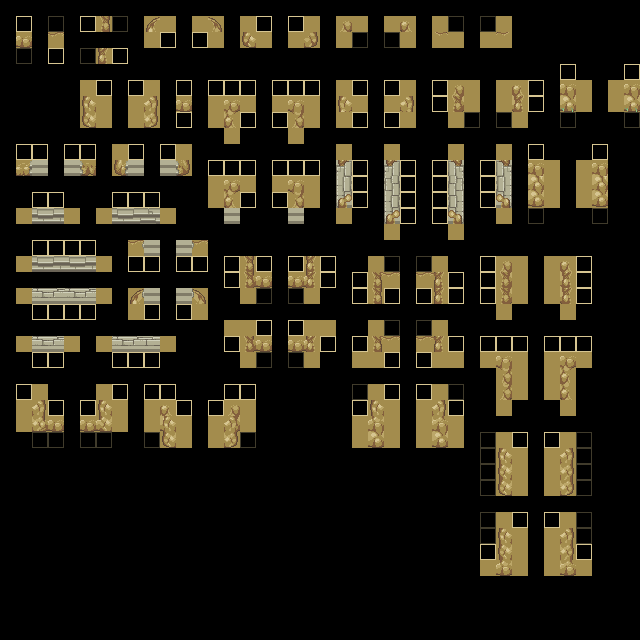

This game map was drawn from its Tiled (.tmx) file and the tilesets committed beside it. A one-line description and the trimmed map source follow:
An orthogonal 40x40 tile map with 16x16 px tiles, 3 tile layers (Regions, input_RockSlopes, output_RockSlopes_Auto).

<map version="1.10" tiledversion="1.10.1" orientation="orthogonal" renderorder="right-down" width="40" height="40" tilewidth="16" tileheight="16" infinite="0" nextlayerid="4" nextobjectid="1">
 <tileset firstgid="1" source="../../Tilesets/Tileset_RockSlopes.tsx" />
 <layer id="1" name="Regions" width="40" height="40" opacity="0.3">
  <data>[1600 cells, 491 non-empty, 1 distinct tile ids]</data>
 </layer>
 <layer id="2" name="input_RockSlopes" width="40" height="40">
  <data>[1600 cells, 487 non-empty, 4 distinct tile ids]</data>
 </layer>
 <layer id="3" name="output_RockSlopes_Auto" width="40" height="40">
  <data>[1600 cells, 145 non-empty, 108 distinct tile ids]</data>
 </layer>
</map>
